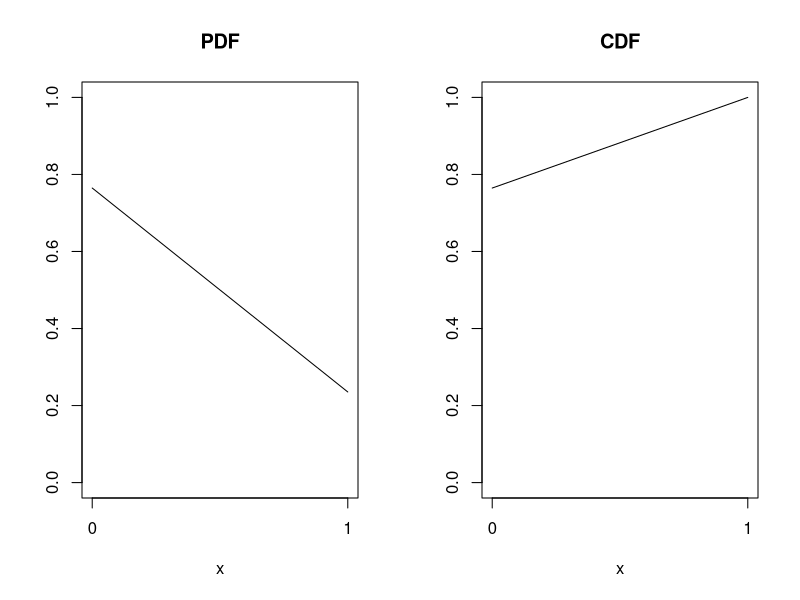

This chart was generated by the following R code:
## ---- chunk 1
knitr::opts_chunk$set(echo = TRUE)
## ---- chunk 2
set.seed(20190930)
par(mfrow = c(1,2))
plot(x= c(0, 1), y = dbinom(c(0, 1), 1, 4/17), type = "l", 
     main = "PDF", xlab = "x", ylab = "", ylim = c(0, 1), xaxt='n')
axis(side = 1, at = c(0, 1))
plot(x= c(0, 1), y = pbinom(c(0, 1), 1, 4/17), type = "l", 
     main = "CDF", xlab = "x", ylab = "", ylim = c(0, 1), xaxt='n')
axis(side = 1, at = c(0, 1))
